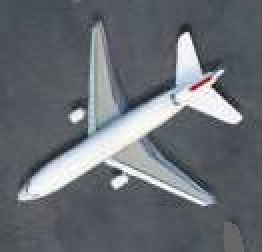
%> input picture second-half/lab2/Рисунки/Img_05.jpg, 131 x 126 px (shown 2 times larger)
$ octave lab2.m   (GNU Octave 9; MATLAB toolbox functions it lacks are replaced by stand-ins)
%> lines starting %> are read from the running program, lines starting %| are printed output that depends on the picture; in (x1, y1, x2, y2) boxes, pixels count from 0 and x2, y2 are one past the last pixel; in counts of white or black regions, pixels touching at a corner belong together; the program's own positions count from 1
%% ЦОИ — ЛР2 — Вариант 5
% Контурный анализ и сегментация:
% 1) выделение внутренней области порогом + связывание маской + очистка
% 2) выделение контура (Sobel) и "доработка" контура
% 3) дескрипторы Фурье для контура (инвариантность к сдвигу/масштабу/повороту)

clear; close all; clc;

thisDir = fileparts(mfilename("fullpath"));
imgDir = fullfile(thisDir, "Рисунки");
imgPath = fullfile(imgDir, "Img_05.jpg");
outDir = fullfile(thisDir, "Результаты");
if ~exist(outDir, "dir"); mkdir(outDir); end

%% Загрузка и подготовка
Irgb = imread(imgPath); % исходное изображение (RGB)
%> Irgb is the input picture: size 126x131x3 uint8; mean R, G, B 104, 109, 114.7
I = im2double(Irgb); % перевод в double [0..1]
if ndims(I) == 3 % если изображение цветное
    Ig = rgb2gray(I); % берём яркость (полутоновое)
else % если уже полутоновое
    Ig = I; % используем как есть
end

% Для пороговой обработки полезно повысить контраст (самолёт светлый)
IgAdj = adapthisteq(Ig); % локальное выравнивание гистограммы (мягко)
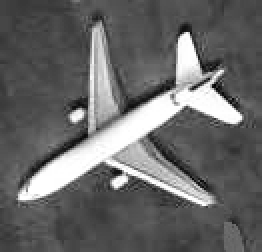
%> IgAdj: size 126x131 double (shown 2 times larger); min 0, max 1, mean 0.408

%% 1) Выделение внутренней области порогом
% Автопорог по Оцу + небольшая подстройка (часто требуется на реальных фото)
T0 = graythresh(Ig); % Otsu по исходной яркости (более стабильно для крыльев)
%> T0 = 0.58
T = min(max(T0 - 0.05, 0), 1); % подстройка: понижаем порог, чтобы крылья попали в объект
%> T = 0.53

BWgray = Ig >= T; % бинаризация по яркости: светлое -> объект
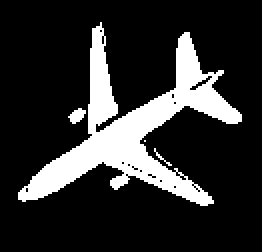
%> BWgray: size 126x131 logical (shown 2 times larger); 18.3% white; 4 white regions (2 under 20 px), largest, box (x1, y1, x2, y2) and area: (9, 11, 121, 103) 2970, (34, 54, 43, 62) 43

% Замыкание до реконструкции: помогает "сшить" фюзеляж и оба крыла при тенях
BWgray = imclose(BWgray, strel("disk", 5));
%> BWgray: size 126x131 logical; 19.9% white; 1 white region, box (x1, y1, x2, y2) and area: (9, 11, 121, 103) 3287

% Отделение самолёта от фона делаем через морфологическую реконструкцию:
% 1) эрозией разрываем тонкие "мостики" к фону
% 2) берём компоненту, содержащую центр изображения
% 3) восстанавливаем её до исходной BWgray через imreconstruct
seBreak = strel("disk", 2);
BWer = imerode(BWgray, seBreak);
%> BWer: size 126x131 logical; 14.5% white; 1 white region, box (x1, y1, x2, y2) and area: (11, 14, 119, 101) 2395
[m0, n0] = size(BWgray);
%> m0 = 126; n0 = 131
cx = round(n0/2); cy = round(m0/2);
%> after `cx = round(n0/2)`: cx = 66
%> after `cy = round(m0/2)`: cy = 63
BWseed0 = bwselect(BWer, cx, cy, 8);
if ~any(BWseed0(:))
    BWseed0 = keepBestComponent(BWer);
end
BW0 = imreconstruct(BWseed0, BWgray);

% Небольшое замыкание, чтобы соединить части самолёта после реконструкции
BW0 = imclose(BW0, strel("disk", 4));

% Связывание области "маской" как в методичке: если в окне есть >=k единиц -> ставим 1
g = 3;  % половина размера окна (окно = (2g+1)x(2g+1))
kMin = 6; % порог суммы внутри окна (для 7x7: 0..49)

BWlink = linkByMask(BW0, g, kMin);
%> after the loop in linkByMask, `for i = 1:m`:
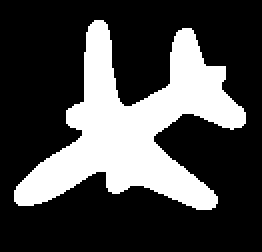
%> BW2: size 126x131 logical (shown 2 times larger); 28% white; 1 white region, box (x1, y1, x2, y2) and area: (7, 10, 123, 105) 4626
%> after the loop in linkByMask, `for i = 1:m`: T = [false false false false false false false; false false false false false false false; false false false false false false false; false false false false false false false; false false false false false false false; false false false false false false false; false false false false false false false]

% Очистка: убрать мелкий шум и заполнить дырки
BWclean = imopen(BWlink, strel("disk", 2)); % убрать тонкие фоновые линии/полосы
%> BWclean: size 126x131 logical; 27.9% white; 1 white region, box (x1, y1, x2, y2) and area: (7, 10, 123, 105) 4612
BWclean = bwareaopen(BWclean, 300); % удалить мелкие компоненты (порог по площади)
BWclean = imfill(BWclean, "holes"); % заполнить дырки внутри объекта
BWclean = imclose(BWclean, strel("disk", 6)); % замкнуть разрывы по границе
%> BWclean: size 126x131 logical; 28.4% white; 1 white region, box (x1, y1, x2, y2) and area: (7, 10, 123, 105) 4684

% Частая проблема на фото: к объекту "прилипает" длинная тонкая область (дорога/линия).
% Удаляем такие придатки: открытие даёт "маркер" без тонких выступов, реконструкция возвращает основную форму,
% но не восстанавливает тонкие мостики/дороги.
marker = imopen(BWclean, strel("disk", 8));
%> marker: size 126x131 logical; 25% white; 1 white region, box (x1, y1, x2, y2) and area: (10, 21, 119, 102) 4128
BWclean = imreconstruct(marker, BWclean);

% На всякий случай оставляем компоненту, ближайшую к центру (самолёт).
BWclean = keepBestComponent(BWclean);
%> in keepBestComponent, `CC = bwconncomp(BW);`: CC = 1 connected component
%> in keepBestComponent, `stats = regionprops(CC, "Area", "Centroid", "Solidity");`: stats = 1 region; Area, Centroid and Solidity: 4684 [67.7 64.4] 0.569
%> the loop in keepBestComponent, `for i = 1:numel(stats)` made 1 pass
%> (a, c, d, s) on pass 1: (4684, [67.71 64.37], 2.6, 0.569)
%> in keepBestComponent, `[~, idx] = max(score);`: idx = 1

% Если "дорога" всё ещё прилипла, отрезаем её так:
% - слегка эродируем, чтобы разорвать тонкие соединения
% - выбираем компоненту по центральному seed
% - реконструируем обратно (дорога не восстановится, если она отвалилась на шаге эрозии)
seCut = strel("disk", 3);
BWcut = imerode(BWclean, seCut);
%> BWcut: size 126x131 logical; 22.1% white; 1 white region, box (x1, y1, x2, y2) and area: (9, 12, 121, 103) 3643
[mC, nC] = size(BWclean);
%> mC = 126; nC = 131
BWseedC = bwselect(BWcut, round(nC/2), round(mC/2), 8);
if any(BWseedC(:))
    BWclean = imreconstruct(BWseedC, BWclean);
end

% Последний шаг против "дороги": убираем тонкие дальние придатки.
% Идея: у дороги малая "толщина" (distance transform), у самолёта — больше.
CCc = bwconncomp(BWclean);
%> CCc = 1 connected component
if CCc.NumObjects > 0
    st = regionprops(BWclean, "Centroid");
%> st = 1 region; Centroid: [67.7 64.4]
    c = st.Centroid;
%> c = [67.71 64.37]
    [Xg, Yg] = meshgrid(1:nC, 1:mC);
    R = hypot(Xg - c(1), Yg - c(2)); % расстояние до центра
    D = bwdist(~BWclean); % "толщина" объекта
    Rth = 0.40 * hypot(nC, mC); % дальняя зона (чуть ближе, чтобы резать "хвосты")
%> Rth = 72.7
    BWclean((D <= 4) & (R > Rth)) = 0; % убрать тонкие/средние пиксели далеко от центра
    BWclean = imclose(BWclean, strel("disk", 5)); % восстановить край
    BWclean = imfill(BWclean, "holes"); % заполнить дырки
end

% Если на крыле всё ещё остаётся диагональная "дорога", убираем её как линейную структуру.
% Делаем это осторожно: вычитаем только тонкие пиксели, чтобы не срезать крыло.
road = imopen(BWclean, strel("line", 35, -45)); % диагональ вверх-вправо (дорога)
%> road: size 126x131 logical; 17.6% white; 2 white regions, box (x1, y1, x2, y2) and area: (33, 32, 108, 105) 2164, (85, 18, 123, 65) 747
Dthin = bwdist(~BWclean); % толщина объекта (в пикселях)
BWclean = BWclean & ~(imdilate(road, strel("disk", 9)) & (Dthin <= 5)); % убрать тонкую диагональ (чуть жёстче)
%> BWclean: size 126x131 logical; 17.6% white; 1 white region, box (x1, y1, x2, y2) and area: (7, 10, 118, 103) 2908
BWclean = imclose(BWclean, strel("disk", 3)); % восстановить край после вычитания
%> BWclean: size 126x131 logical; 17.8% white; 1 white region, box (x1, y1, x2, y2) and area: (7, 10, 118, 103) 2933
BWclean = imfill(BWclean, "holes"); % заполнить дырки

%% 2) Контур (Sobel) и доработка
edgeT = 0.12; % порог чувствительности Sobel (подбирается)
BWedge = edge(BWclean, "sobel", edgeT); % контур области
%> BWedge: size 126x131 logical; 3.9% white in thin lines or dots, all inside (x1, y1, x2, y2) = (6, 9, 118, 104)

% Периметр области обычно даёт более "ровную" границу, чем Sobel на бинарной маске.
% Для стабильности берём объединение Sobel и периметра.
BWper = bwperim(BWclean, 8);
%> BWper: size 126x131 logical; 3.9% white in thin lines or dots, all inside (x1, y1, x2, y2) = (7, 10, 118, 103)
BWedge = BWedge | BWper;

% Доработка контура: замыкание разрывов и тонкая очистка
BWedge2 = bwmorph(BWedge, "bridge");
BWedge2 = bwmorph(BWedge2, "close");
BWedge2 = bwmorph(BWedge2, "thin", Inf);
%> BWedge2: size 126x131 logical; 2.6% white in thin lines or dots, all inside (x1, y1, x2, y2) = (6, 10, 116, 104)
BWedge2 = bwmorph(BWedge2, "spur", 10); % убрать "усики" на контуре
BWedge2 = bwmorph(BWedge2, "clean"); % убрать одиночные пиксели
BWedge2 = bwmorph(BWedge2, "thin", Inf); % снова сделать контур однопиксельным
BWedge2 = bwareaopen(BWedge2, 50);

% Страховка: если контур пропал, берём периметр области.
if bwconncomp(BWedge2).NumObjects == 0
    BWedge2 = bwperim(BWclean, 8);
end

%% 3) Дескрипторы Фурье для контура
% Берём самый большой замкнутый контур, представляем как комплексный сигнал x+iy
[B, z] = contourToComplex(BWedge2);
%> in contourToComplex, `lens = cellfun(@numel, CC.PixelIdxList);`: lens = 420
%> in contourToComplex, `B = bwboundaries(mask, "noholes");`: B = 1 boundary; box (x1, y1, x2, y2) and points: (6, 10, 116, 104) 428
%> in contourToComplex, `bound = B{1};`: bound = 428 rows, first 12: [97 7; 96 8; 95 8; 94 9; 93 10; 92 11; 91 12; 90 13; 89 14; 88 15; 87 16; 86 17]
%> B has the same summary as bound in contourToComplex
FD = abs(fft(z)); % амплитудный спектр — дескрипторы
%> FD = 428 values, max 14528.8 at index 2, min 1.87e-12 at index 1, mean 105.6
FD = FD / max(FD(:) + eps); % нормировка (инвариантность к масштабу)
%> FD = 428 values, max 1 at index 2, min 1.29e-16 at index 1, mean 0.00727

% Для отчёта обычно показывают первые N коэффициентов
Nshow = 80;

%% Проверка инвариантности к повороту
angles = 0:45:315;
FD_rot_all = cell(length(angles),1);

for i = 1:length(angles)
    ang = angles(i);

    % Поворот бинарного изображения (контурного объекта)
    BWrot = imrotate(BWclean, ang, "bilinear", "crop");

    % Берём контур заново
    BWedge_rot = edge(BWrot, "sobel", edgeT);
    BWedge_rot = BWedge_rot | bwperim(BWrot, 8);

    BWedge_rot = bwmorph(BWedge_rot, "bridge");
    BWedge_rot = bwmorph(BWedge_rot, "thin", Inf);

    % Если контур пустой — пропуск
    if bwconncomp(BWedge_rot).NumObjects == 0
        continue;
    end

    % Получаем контур как комплексный сигнал
    [~, zrot] = contourToComplex(BWedge_rot);

    % Фурье-дескрипторы
    FD_rot = abs(fft(zrot));
    FD_rot = FD_rot / max(FD_rot(:) + eps);

    FD_rot_all{i} = FD_rot;

    % График для отчёта
    fig = figure("Color","w");
    stem(FD_rot(1:80), "filled"); grid on;
    title(sprintf("FD при повороте %d°", ang));
    xlabel("k"); ylabel("|F(k)|");

    exportgraphics(fig, fullfile(outDir, sprintf("FD_rot_%d.png", ang)), "Resolution", 200);
    close(fig);
end
%> this loop made 8 passes
%> lens in contourToComplex on passes 1 to 8: 437, 443, 443, 444, 437, 445, 443, 446
%> after the loop, FD_rot_all = 8 items

%% Сравнение с исходным
fig = figure("Color","w");
hold on; grid on;

stem(FD(1:80), "k", "filled");

for i = 1:length(angles)
    if ~isempty(FD_rot_all{i})
        plot(FD_rot_all{i}(1:80), "--");
    end
end

title("Сравнение FD при разных поворотах");
legend(["original", string(angles)], "Location","northeastoutside");
xlabel("k"); ylabel("|F(k)|");

exportgraphics(fig, fullfile(outDir, "FD_rotation_compare.png"), "Resolution", 200);
close(fig);

%% Визуализация и сохранение
fig1 = figure("Color","w","Name","ЛР2 Вариант 5 — Сегментация и контур");
tiledlayout(fig1, 2, 3, "Padding","compact", "TileSpacing","compact");

nexttile; imshow(Ig, []); title("Полутоновое исходное");
nexttile; imshow(IgAdj, []); title("Контраст (adapthisteq)");
nexttile; imshow(BW0, []); title(sprintf("Порог: T=%.3f (Otsu=%.3f)", T, T0));
nexttile; imshow(BWlink, []); title("После связывания маской");
nexttile; imshow(BWclean, []); title("Очистка области (fill/close)");
nexttile; imshow(BWedge2, []); title("Контур (Sobel + доработка)");

exportgraphics(fig1, fullfile(outDir, "step1_segmentation_contour.png"), "Resolution", 200);
close(fig1);

imwrite(Ig, fullfile(outDir, "00_gray.png"));
imwrite(IgAdj, fullfile(outDir, "01_contrast.png"));
imwrite(BW0, fullfile(outDir, "02_threshold.png"));
imwrite(BWlink, fullfile(outDir, "03_link_mask.png"));
imwrite(BWclean, fullfile(outDir, "04_region_clean.png"));
imwrite(BWedge2, fullfile(outDir, "05_edge_final.png"));

% Контур в координатах (как в методичке) и дескрипторы
fig2 = figure("Color","w","Name","ЛР2 Вариант 5 — Контур и Фурье-дескрипторы");
tiledlayout(fig2, 1, 2, "Padding","compact", "TileSpacing","compact");
nexttile;
plot(real(z), imag(z), "k"); axis equal; grid on;
set(gca, "YDir","reverse"); % чтобы было как координаты изображения
title("Контур как комплексный сигнал (x,y)");
xlabel("x"); ylabel("y");

nexttile;
stem(FD(1:min(Nshow, numel(FD))), "filled"); grid on;
title(sprintf("Фурье-дескрипторы (первые %d)", min(Nshow, numel(FD))));
xlabel("k"); ylabel("|F(k)| (норм.)");

exportgraphics(fig2, fullfile(outDir, "step2_fourier_descriptors.png"), "Resolution", 200);
close(fig2);

save(fullfile(outDir, "fourier_descriptors.mat"), "FD", "T0", "T", "edgeT");

%% Дополнительно: если рядом есть символ из Paint, посчитать для него
symPath = pickFirstExisting({fullfile(imgDir,"Symbol.png"), fullfile(imgDir,"Symbol.jpg"), fullfile(imgDir,"Symbol.bmp")});
if ~isempty(symPath)
    runSymbolFourier(symPath, fullfile(outDir, "symbol"));
end

disp("Готово. Результаты в папке:");
disp(outDir);

%% Локальные функции
function BW2 = linkByMask(BW, g, kMin)
    % Связывание по маске (2g+1)x(2g+1): если сумма>=kMin -> 1
    BW = logical(BW);
    [m, n] = size(BW);
    BW2 = BW;
    for i = 1:m
        for j = 1:n
            if i>g && j>g && i<=m-g && j<=n-g
                T = BW(i-g:i+g, j-g:j+g);
                if sum(T(:)) >= kMin
                    BW2(i,j) = 1;
                end
            end
        end
    end
end

function BWbest = keepBestComponent(BW)
    % Выбор компоненты: у самолёта центр близко к центру изображения,
    % площадь большая, но обычно меньше, чем у "слитого" фона.
    BW = logical(BW);
    CC = bwconncomp(BW);
    if CC.NumObjects == 0
        BWbest = BW;
        return;
    end

    stats = regionprops(CC, "Area", "Centroid", "Solidity");
    sz = size(BW);
    c0 = [sz(2)/2, sz(1)/2]; % [x,y] центр изображения

    score = zeros(numel(stats), 1);
    for i = 1:numel(stats)
        a = stats(i).Area; % площадь компоненты
        c = stats(i).Centroid; % центр компоненты
        d = hypot(c(1) - c0(1), c(2) - c0(2)); % расстояние до центра изображения
        s = stats(i).Solidity; % "плотность" компоненты

        % Простая и стабильная метрика: хотим крупную компоненту рядом с центром
        score(i) = (a * (0.4 + 0.6*s)) / (1 + 0.02*d);
    end

    [~, idx] = max(score);
    BWbest = false(sz);
    BWbest(CC.PixelIdxList{idx}) = true;
end

function [bound, z] = contourToComplex(BWedge)
    % Берём самый длинный контур и переводим в комплексные координаты
    CC = bwconncomp(BWedge);
    if CC.NumObjects == 0
        error("Контур не найден: BWedge пустой. Попробуйте другой edgeT/порог.");
    end
    lens = cellfun(@numel, CC.PixelIdxList);
    [~, idx] = max(lens);
    mask = false(size(BWedge));
    mask(CC.PixelIdxList{idx}) = true;

    B = bwboundaries(mask, "noholes");
    bound = B{1};
    % bound(:,2) = x (col), bound(:,1) = y (row)
    z = complex(bound(:,2), bound(:,1));
    z = z - mean(z); % инвариантность к сдвигу
end

function p = pickFirstExisting(paths)
    p = "";
    for i = 1:numel(paths)
        if exist(paths{i}, "file") == 2
            p = paths{i};
            return;
        end
    end
end

function runSymbolFourier(symPath, outBase)
    I = im2double(imread(symPath));
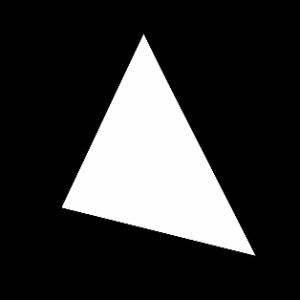
%> input picture second-half/lab2/Рисунки/Symbol.png, 300 x 300 px
%> I: size 300x300x3 double
    if ndims(I) == 3, I = rgb2gray(I); end

    % Часто в Paint символ чёрный на белом — приведём к "белый объект на чёрном"
    if mean(I(:)) > 0.5
        I = 1 - I;
    end

    % Бинаризация + небольшая очистка
    T0 = graythresh(I);
%> T0 = 0.494
    BW = I >= T0;
%> BW: size 300x300 logical; 20.9% white; 1 white region, box (x1, y1, x2, y2) and area: (62, 35, 255, 255) 18778
    BW = bwareaopen(BW, 200);
    BW = imfill(BW, "holes");
    BW = imclose(BW, strel("disk", 2));

    % Контур и дескрипторы — как в методичке:
    % BW = edge(...); затем bwtraceboundary от стартовой точки.
    BWedge = edge(BW, "sobel", 0.2);
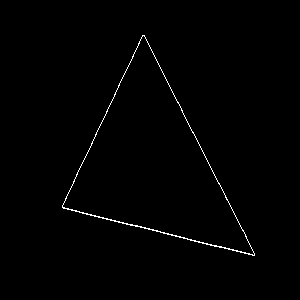
%> BWedge: size 300x300 logical; 0.78% white in thin lines or dots, all inside (x1, y1, x2, y2) = (62, 35, 255, 256)

    % Стартовая точка контура (любой пиксель контура). Берём первый найденный.
    [row, col] = find(BWedge, 1, "first");
%> row = 206; col = 63
    if isempty(row)
        error("Символ: контур не найден. Попробуйте другой порог/очистку.");
    end

    % Обход контура (замкнутая линия) — получаем координаты boundary
    BOUND = bwtraceboundary(BWedge, [row, col], "N");
%> BOUND = 587 rows, first 12: [206 63; 205 64; 204 64; 203 65; 202 65; 201 66; 200 66; 199 66; 198 67; 197 67; 196 68; 195 68]
    if isempty(BOUND)
        error("Символ: bwtraceboundary не смог построить границу. Проверьте, что контур замкнут.");
    end

    % Комплексный сигнал контура (как в методичке: комплекс(row,col))
    z = complex(BOUND(:, 1), BOUND(:, 2));
    z = z - mean(z); % инвариантность к сдвигу

    FD = abs(fft(z.')); % амплитуды Фурье (дескрипторы)
%> FD = 587 values, max 48960 at index 587, min 6.89e-12 at index 1, mean 155.2
    FD = FD / max(FD(:) + eps); % нормировка (инвариантность к масштабу)
%> FD = 587 values, max 1 at index 587, min 1.41e-16 at index 1, mean 0.00317

		%% ===== Повороты символа =====
    angles = 0:45:315;
    FD_rot_all = cell(length(angles),1);

    for i = 1:length(angles)
        ang = angles(i);

        BWrot = imrotate(BW, ang, "bilinear", "crop");
        BWedge_rot = edge(BWrot, "sobel", 0.2);

        [r, c] = find(BWedge_rot, 1);
        if isempty(r), continue; end

        BOUND_rot = bwtraceboundary(BWedge_rot, [r, c], "N");
        if isempty(BOUND_rot), continue; end

        zrot = complex(BOUND_rot(:,1), BOUND_rot(:,2));
        zrot = zrot - mean(zrot);

        FD_rot = abs(fft(zrot.'));
        FD_rot = FD_rot / (max(FD_rot(:)) + eps);

        FD_rot_all{i} = FD_rot;

        % Сохранение каждого поворота
        fig = figure("Color","w");
        stem(FD_rot(1:80), "filled"); grid on;
        title(["FD rotation ", num2str(ang), "°"]);

        exportgraphics(fig, fullfile(outBase, sprintf("FD_rot_%d.png", ang)), "Resolution", 200);
        close(fig);
    end
%> this loop made 8 passes
%> (r, c) on passes 1 to 8: (206, 63), (75, 64), (157, 36), (233, 74), (45, 46), (149, 3), (253, 45), (129, 48)
%> after the loop, FD_rot_all = 8 items

		%% ===== Общий сравнительный график =====
    fig = figure("Color","w");
    hold on; grid on;

    stem(FD(1:80), "k", "filled");

    for i = 1:length(FD_rot_all)
        if ~isempty(FD_rot_all{i})
            plot(FD_rot_all{i}(1:80));
        end
    end
%> this loop made 8 passes

    title("FD: original vs rotations");
    legend(["original", string(angles)]);
    xlabel("k"); ylabel("|F(k)|");
%> after `ylabel("|F(k)|")`:
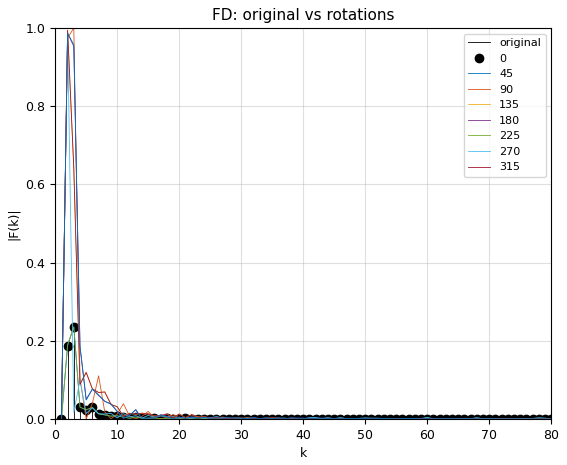
%> figure redrawn from the program's plot data; highest point at x = 3, y = 0.237; curve peaks at x = 3, y = 1; curve peaks at x = 2, y = 0.994; curve peaks at x = 2, y = 0.987

    exportgraphics(fig, fullfile(outBase, "FD_compare.png"), "Resolution", 200);
    close(fig);

    % Сохранить
    if ~exist(fileparts(outBase), "dir"); mkdir(fileparts(outBase)); end
    imwrite(BW, outBase + "_01_region.png");
    imwrite(BWedge, outBase + "_02_edge.png");

    % Графики как в методичке: контур и stem первых коэффициентов
    figS = figure("Color", "w", "Name", "Symbol — Fourier descriptors");
    tiledlayout(figS, 1, 2, "Padding", "compact", "TileSpacing", "compact");
    nexttile;
    plot(BOUND(:, 1), BOUND(:, 2), "k"); grid on; axis equal;
    set(gca, "YDir", "reverse");
    title("BOUND (bwtraceboundary)");
    xlabel("row"); ylabel("col");

    nexttile;
    stem(FD(1:min(100, numel(FD))), "filled"); grid on;
    title("FD (первые 100)");
    xlabel("k"); ylabel("|F(k)|");
%> after `ylabel("|F(k)|")`:
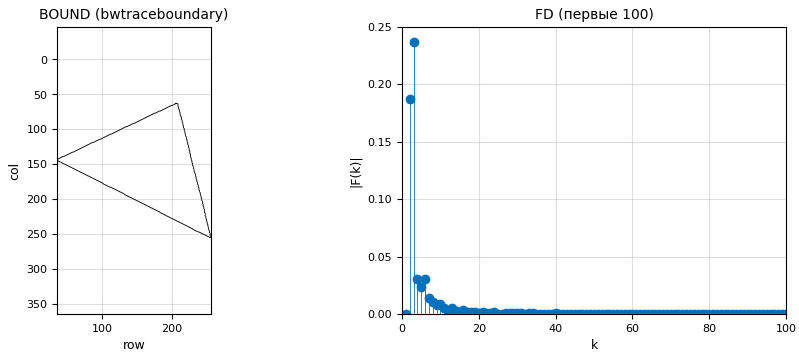
%> figure redrawn from the program's plot data, 2 panels; panel 2: highest point at x = 3, y = 0.237

    exportgraphics(figS, outBase + "_03_FD_plot.png", "Resolution", 200);
    close(figS);

    save(outBase + "_FD.mat", "FD", "T0", "BOUND", "row", "col");
end
